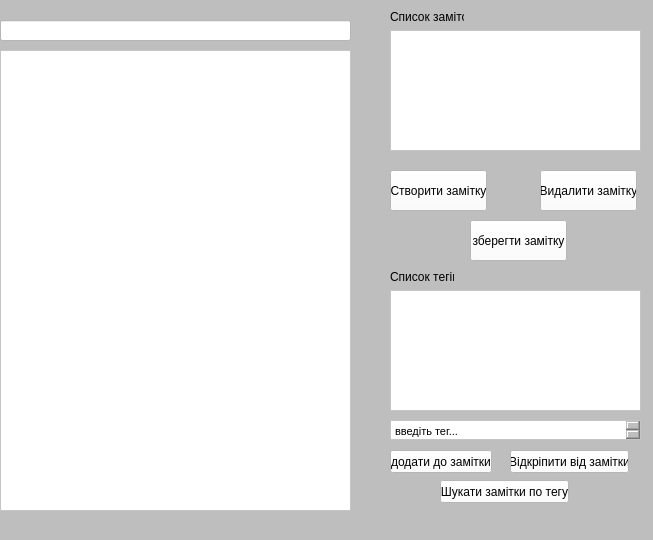
<?xml version="1.0" encoding="UTF-8"?>
<ui version="4.0">
 <class>MainWindow</class>
 <widget class="QMainWindow" name="MainWindow">
  <property name="geometry">
   <rect>
    <x>0</x>
    <y>0</y>
    <width>653</width>
    <height>540</height>
   </rect>
  </property>
  <property name="windowTitle">
   <string>MainWindow</string>
  </property>
  <property name="styleSheet">
   <string notr="true">background:#bebebe ;</string>
  </property>
  <widget class="QWidget" name="centralwidget">
   <widget class="QLineEdit" name="line_ss">
    <property name="geometry">
     <rect>
      <x>0</x>
      <y>20</y>
      <width>351</width>
      <height>21</height>
     </rect>
    </property>
    <property name="styleSheet">
     <string notr="true">background:white;</string>
    </property>
   </widget>
   <widget class="QListWidget" name="notate_bibliot">
    <property name="geometry">
     <rect>
      <x>390</x>
      <y>30</y>
      <width>251</width>
      <height>121</height>
     </rect>
    </property>
    <property name="styleSheet">
     <string notr="true">background:white;
border-radius: 10x;</string>
    </property>
   </widget>
   <widget class="QTextEdit" name="text_Edit_big">
    <property name="geometry">
     <rect>
      <x>0</x>
      <y>50</y>
      <width>351</width>
      <height>461</height>
     </rect>
    </property>
    <property name="styleSheet">
     <string notr="true">background:white;</string>
    </property>
   </widget>
   <widget class="QListWidget" name="biblio_teg">
    <property name="geometry">
     <rect>
      <x>390</x>
      <y>290</y>
      <width>251</width>
      <height>121</height>
     </rect>
    </property>
    <property name="styleSheet">
     <string notr="true">background:white;</string>
    </property>
   </widget>
   <widget class="QLabel" name="label">
    <property name="geometry">
     <rect>
      <x>390</x>
      <y>10</y>
      <width>74</width>
      <height>13</height>
     </rect>
    </property>
    <property name="text">
     <string>Список заміток</string>
    </property>
   </widget>
   <widget class="QPushButton" name="create_notate">
    <property name="geometry">
     <rect>
      <x>390</x>
      <y>170</y>
      <width>97</width>
      <height>41</height>
     </rect>
    </property>
    <property name="styleSheet">
     <string notr="true">background:white;

</string>
    </property>
    <property name="text">
     <string>Створити замітку</string>
    </property>
   </widget>
   <widget class="QPushButton" name="delet_notate">
    <property name="geometry">
     <rect>
      <x>540</x>
      <y>170</y>
      <width>97</width>
      <height>41</height>
     </rect>
    </property>
    <property name="styleSheet">
     <string notr="true">background:white;</string>
    </property>
    <property name="text">
     <string>Видалити замітку</string>
    </property>
   </widget>
   <widget class="QPushButton" name="save_notate">
    <property name="geometry">
     <rect>
      <x>470</x>
      <y>220</y>
      <width>97</width>
      <height>41</height>
     </rect>
    </property>
    <property name="styleSheet">
     <string notr="true">background:white;</string>
    </property>
    <property name="text">
     <string>зберегти замітку</string>
    </property>
   </widget>
   <widget class="QLabel" name="label_2">
    <property name="geometry">
     <rect>
      <x>390</x>
      <y>270</y>
      <width>64</width>
      <height>13</height>
     </rect>
    </property>
    <property name="text">
     <string>Список тегів</string>
    </property>
   </widget>
   <widget class="QTextEdit" name="teg">
    <property name="geometry">
     <rect>
      <x>390</x>
      <y>420</y>
      <width>251</width>
      <height>20</height>
     </rect>
    </property>
    <property name="styleSheet">
     <string notr="true">background:white;</string>
    </property>
    <property name="html">
     <string>&lt;!DOCTYPE HTML PUBLIC &quot;-//W3C//DTD HTML 4.0//EN&quot; &quot;http://www.w3.org/TR/REC-html40/strict.dtd&quot;&gt;
&lt;html&gt;&lt;head&gt;&lt;meta name=&quot;qrichtext&quot; content=&quot;1&quot; /&gt;&lt;style type=&quot;text/css&quot;&gt;
p, li { white-space: pre-wrap; }
&lt;/style&gt;&lt;/head&gt;&lt;body style=&quot; font-family:'MS Shell Dlg 2'; font-size:8.25pt; font-weight:400; font-style:normal;&quot;&gt;
&lt;p style=&quot; margin-top:0px; margin-bottom:0px; margin-left:0px; margin-right:0px; -qt-block-indent:0; text-indent:0px;&quot;&gt;введіть тег...&lt;/p&gt;&lt;/body&gt;&lt;/html&gt;</string>
    </property>
   </widget>
   <widget class="QPushButton" name="addtonotate">
    <property name="geometry">
     <rect>
      <x>390</x>
      <y>450</y>
      <width>102</width>
      <height>23</height>
     </rect>
    </property>
    <property name="styleSheet">
     <string notr="true">background:white;</string>
    </property>
    <property name="text">
     <string>додати до замітки</string>
    </property>
   </widget>
   <widget class="QPushButton" name="destroy_note">
    <property name="geometry">
     <rect>
      <x>510</x>
      <y>450</y>
      <width>119</width>
      <height>23</height>
     </rect>
    </property>
    <property name="styleSheet">
     <string notr="true">background:white;</string>
    </property>
    <property name="text">
     <string>Відкріпити від замітки</string>
    </property>
   </widget>
   <widget class="QPushButton" name="search_teg">
    <property name="geometry">
     <rect>
      <x>440</x>
      <y>480</y>
      <width>129</width>
      <height>23</height>
     </rect>
    </property>
    <property name="styleSheet">
     <string notr="true">background:white;</string>
    </property>
    <property name="text">
     <string>Шукати замітки по тегу</string>
    </property>
   </widget>
  </widget>
  <widget class="QStatusBar" name="statusbar"/>
 </widget>
 <resources/>
 <connections/>
</ui>
